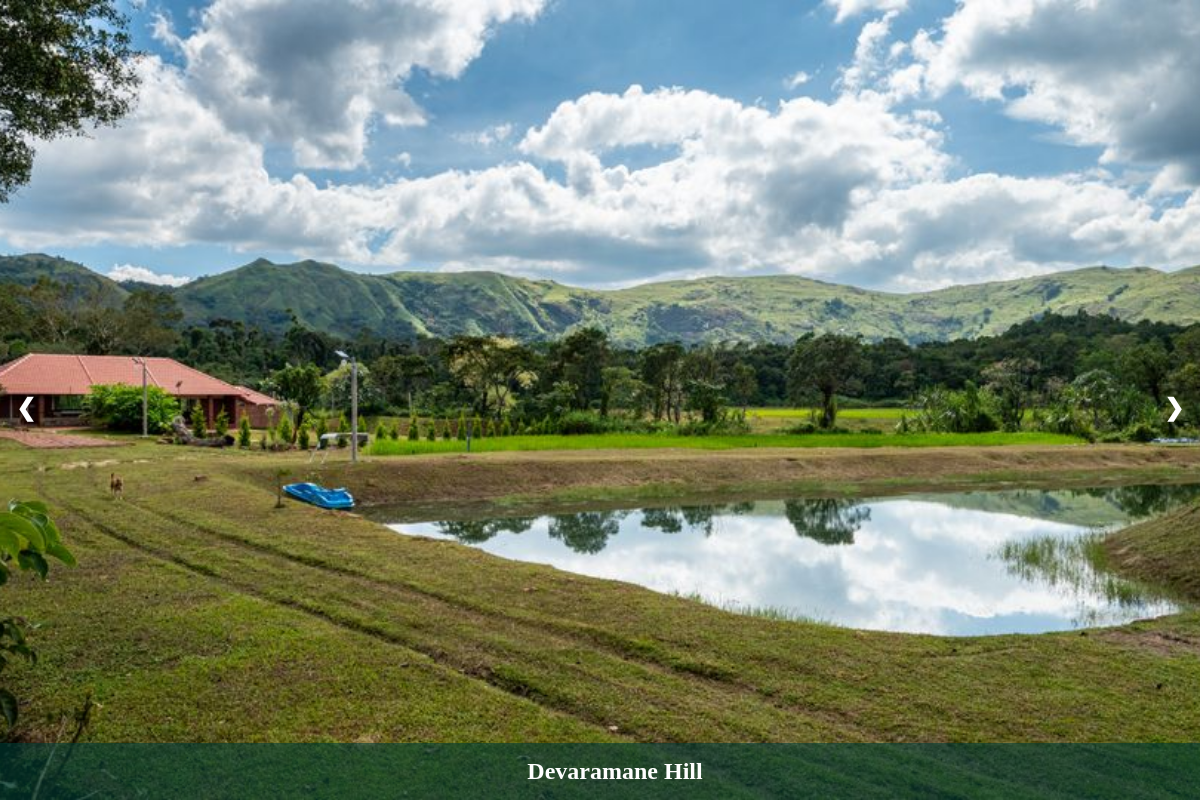
Screenshot of /stories/south/Karnataka (signed in) with the database file from the repository.
### app/models.py (models this page shows, shortened)
class Place(models.Model):
    place_name = models.CharField(max_length=100)
    state = models.ForeignKey(State, related_name='places', on_delete=models.CASCADE)
    story = models.TextField()
    image1 = models.ImageField(upload_to='media/')
    image2 = models.ImageField(upload_to='media/')
    image3 = models.ImageField(upload_to='media/')

### app/views.py (the view)
# urls.py: path('stories/<str:direction>/<str:state>',views.hidden_gems,name='hidden_gems'),
def hidden_gems(request, direction, state):
    state_obj = get_object_or_404(State, state_name=state,direction=direction)
    hidden_places = state_obj.places.all()
    return render(request, 'J_K.html',{'state':state_obj, 'hidden_places':hidden_places,'direction':direction})

### app/templates/J_K.html (shortened to what this page needs)
<!DOCTYPE html>
<html lang="en">
  {% load static %}
  <head>
    <link
      rel="stylesheet"
      href="https://cdnjs.cloudflare.com/ajax/libs/font-awesome/6.4.0/css/all.min.css"
    />
    <link rel="stylesheet" href="{% static "css/J_K.css" %}">
  </head>
  <body>
      <div class="btn_one">
        <label for="check">
        </label>
      </div>
        <div class="slideshow-container">
            {% for place in hidden_places %}
                <div class="slide{% if forloop.first %} active{% endif %}">
                    <img src="/media/{{place.image1}}" alt="{{place.place_name}}">
                    <a href="{% url 'place' direction=direction state=place.state.state_name place=place.place_name %}"><div class="caption">{{place.place_name}}</div></a>
                </div>
            {% endfor %}
            <a class="prev" onclick="plusSlides(-1)">&#10094;</a>
            <a class="next" onclick="plusSlides(1)">&#10095;</a>
        </div>
</body>
</html>

### app/static/css/J_K.css (style rules this page uses)
body, html { font-family: 'Lora', serif; margin: 0; padding: 0; width: 100%; height: 100%; overflow-x: hidden; }
.slideshow-container { position: relative; width: 100%; height: 100vh; overflow: hidden; }
.slide { display: none; text-align: center; width: 100%; height: 100%; }
.slide img { width: 100%; height: 100%; object-fit: cover; }
.active { display: block; }
.caption { position: absolute; bottom: 0; width: 100%; padding: 15px; font-size: 24px; background-color: rgb(0, 61, 52,0.6); color: #fff; font-weight: 600; text-align: center; }
.prev, .next { cursor: pointer; position: absolute; top: 50%; width: auto; padding: 16px; margin-top: -22px; color: #fff; font-weight: bold; font-size: 24px; transition: 0.6s ease; border-radius: 0 3px 3px 0; user-select: none; }
.prev { left: 0; border-radius: 3px 0 0 3px; }
.next { right: 0; border-radius: 0 3px 3px 0; }
.btn_one { color: rgb(96, 2, 0); font-size: 30px; font-weight: 700; position: absolute; left: 16px; line-height: 60px; cursor: pointer; transition: all 0.3s linear; }
.sidebar_menu .menu i,a { text-decoration: none; color: rgb(0, 64, 124); font-size: 20px; }

### rows the page displays
Place: image1 (picture), place_name "Devaramane Hill"
